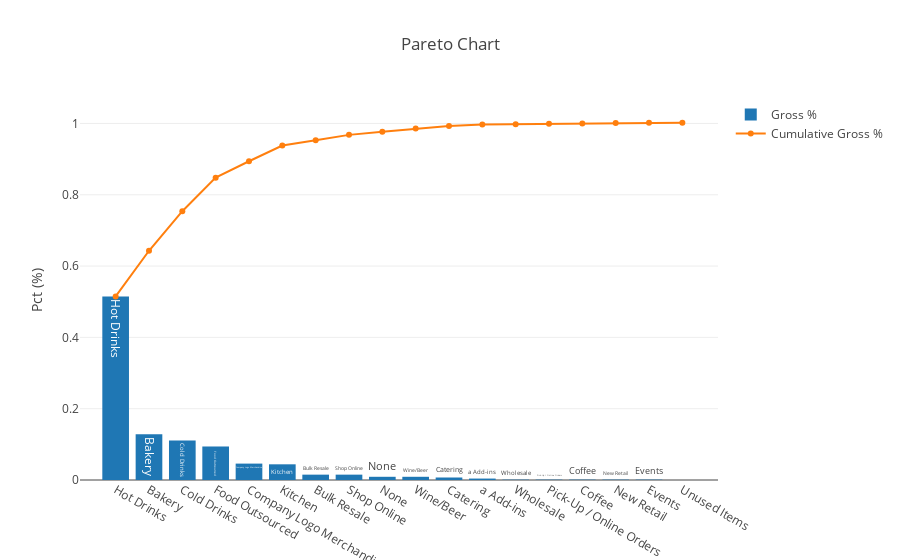

Notebook code cell kept with this figure:
### Code cell
# Create visuals
# Creating trace1
trace1 = go.Bar(
                x = total_cat.Category,
                y = total_cat.Gross_pct,
                name = "Gross %", # legend
                # marker = dict(color = 'rgba(16, 112, 2, 0.8)'), # color
                text = total_cat.Category # hover over text
)

# Create trace2
trace2 = go.Scatter(
                    x = total_cat.Category,
                    y = Cuml,
                    mode = "lines+markers",
                    name = "Cumulative Gross %",
                    # text = total_cat.Category
)

# Layers of visual
data = [trace1 , trace2]

# Layout
layout = go.Layout(
                   title = 'Pareto Chart',
                   yaxis = dict(title = 'Pct (%)')
)

fig = go.Figure(data = data, layout = layout)

py.iplot(fig, filename = 'boxplot.html' ) #iplot for inline / plot for new html

### Figure 1 — Plotly figure (JSON) as saved in the notebook; plotly's stock layout.template omitted (floating-point values rounded to 4 significant figures)
{"data": [{"name": "Gross %", "text": ["Hot Drinks", "Bakery", "Cold Drinks", "Food Outsourced", "Company Logo Merchandise", "Kitchen", "Bulk Resale", "Shop Online", "None", "Wine/Beer", "Catering", "a Add-ins", "Wholesale", "Pick-Up / Online Orders", "Coffee", "New Retail", "Events", "Unused Items"], "type": "bar", "x": ["Hot Drinks", "Bakery", "Cold Drinks", "Food Outsourced", "Company Logo Merchandise", "Kitchen", "Bulk Resale", "Shop Online", "None", "Wine/Beer", "Catering", "a Add-ins", "Wholesale", "Pick-Up / Online Orders", "Coffee", "New Retail", "Events", "Unused Items"], "y": [0.515, 0.128, 0.111, 0.094, 0.046, 0.044, 0.015, 0.015, 0.009, 0.009, 0.007, 0.004, 0.001, 0.001, 0.001, 0.001, 0.001, 0]}, {"mode": "lines+markers", "name": "Cumulative Gross %", "type": "scatter", "x": ["Hot Drinks", "Bakery", "Cold Drinks", "Food Outsourced", "Company Logo Merchandise", "Kitchen", "Bulk Resale", "Shop Online", "None", "Wine/Beer", "Catering", "a Add-ins", "Wholesale", "Pick-Up / Online Orders", "Coffee", "New Retail", "Events", "Unused Items"], "y": [0.515, 0.643, 0.754, 0.848, 0.894, 0.938, 0.953, 0.968, 0.977, 0.986, 0.993, 0.997, 0.998, 0.999, 1, 1.001, 1.002, 1.002]}], "layout": {"autosize": true, "title": "Pareto Chart", "xaxis": {"autorange": true, "range": [-1.643, 18.64], "type": "category"}, "yaxis": {"autorange": true, "range": [0, 1.07], "title": "Pct (%)", "type": "linear"}}}
